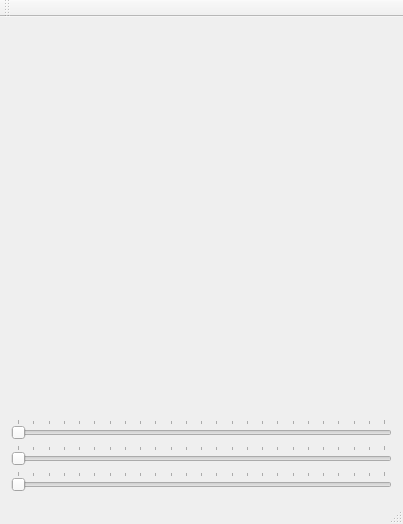
<?xml version="1.0" encoding="UTF-8"?>
<ui version="4.0">
 <class>Window</class>
 <widget class="QMainWindow" name="Window">
  <property name="enabled">
   <bool>true</bool>
  </property>
  <property name="geometry">
   <rect>
    <x>0</x>
    <y>0</y>
    <width>403</width>
    <height>524</height>
   </rect>
  </property>
  <property name="windowTitle">
   <string>Window</string>
  </property>
  <widget class="QWidget" name="centralWidget">
   <layout class="QVBoxLayout" name="verticalLayout_2">
    <item>
     <widget class="MyGLWidget" name="myGLWidget" native="true"/>
    </item>
    <item>
     <layout class="QVBoxLayout" name="verticalLayout">
      <item>
       <widget class="QSlider" name="xRotSilder">
        <property name="maximum">
         <number>360</number>
        </property>
        <property name="singleStep">
         <number>15</number>
        </property>
        <property name="pageStep">
         <number>16</number>
        </property>
        <property name="orientation">
         <enum>Qt::Horizontal</enum>
        </property>
        <property name="tickPosition">
         <enum>QSlider::TicksAbove</enum>
        </property>
        <property name="tickInterval">
         <number>15</number>
        </property>
       </widget>
      </item>
      <item>
       <widget class="QSlider" name="yRotSilder">
        <property name="maximum">
         <number>360</number>
        </property>
        <property name="singleStep">
         <number>16</number>
        </property>
        <property name="pageStep">
         <number>15</number>
        </property>
        <property name="orientation">
         <enum>Qt::Horizontal</enum>
        </property>
        <property name="tickPosition">
         <enum>QSlider::TicksAbove</enum>
        </property>
        <property name="tickInterval">
         <number>15</number>
        </property>
       </widget>
      </item>
      <item>
       <widget class="QSlider" name="zRotSilder">
        <property name="maximum">
         <number>360</number>
        </property>
        <property name="singleStep">
         <number>16</number>
        </property>
        <property name="pageStep">
         <number>15</number>
        </property>
        <property name="orientation">
         <enum>Qt::Horizontal</enum>
        </property>
        <property name="tickPosition">
         <enum>QSlider::TicksAbove</enum>
        </property>
        <property name="tickInterval">
         <number>15</number>
        </property>
       </widget>
      </item>
     </layout>
    </item>
   </layout>
  </widget>
  <widget class="QMenuBar" name="menuBar">
   <property name="geometry">
    <rect>
     <x>0</x>
     <y>0</y>
     <width>403</width>
     <height>21</height>
    </rect>
   </property>
  </widget>
  <widget class="QToolBar" name="mainToolBar">
   <attribute name="toolBarArea">
    <enum>TopToolBarArea</enum>
   </attribute>
   <attribute name="toolBarBreak">
    <bool>false</bool>
   </attribute>
  </widget>
  <widget class="QStatusBar" name="statusBar"/>
 </widget>
 <layoutdefault spacing="6" margin="11"/>
 <customwidgets>
  <customwidget>
   <class>MyGLWidget</class>
   <extends>QWidget</extends>
   <header>myglwidget.h</header>
   <container>1</container>
   <slots>
    <slot>setXRotation(int)</slot>
    <slot>setYRotation(int)</slot>
    <slot>setZRotation(int)</slot>
   </slots>
  </customwidget>
 </customwidgets>
 <resources/>
 <connections>
  <connection>
   <sender>xRotSilder</sender>
   <signal>valueChanged(int)</signal>
   <receiver>myGLWidget</receiver>
   <slot>setXRotation(int)</slot>
   <hints>
    <hint type="sourcelabel">
     <x>86</x>
     <y>313</y>
    </hint>
    <hint type="destinationlabel">
     <x>77</x>
     <y>226</y>
    </hint>
   </hints>
  </connection>
  <connection>
   <sender>yRotSilder</sender>
   <signal>valueChanged(int)</signal>
   <receiver>myGLWidget</receiver>
   <slot>setYRotation(int)</slot>
   <hints>
    <hint type="sourcelabel">
     <x>136</x>
     <y>383</y>
    </hint>
    <hint type="destinationlabel">
     <x>125</x>
     <y>246</y>
    </hint>
   </hints>
  </connection>
  <connection>
   <sender>zRotSilder</sender>
   <signal>valueChanged(int)</signal>
   <receiver>myGLWidget</receiver>
   <slot>setZRotation(int)</slot>
   <hints>
    <hint type="sourcelabel">
     <x>226</x>
     <y>444</y>
    </hint>
    <hint type="destinationlabel">
     <x>221</x>
     <y>235</y>
    </hint>
   </hints>
  </connection>
 </connections>
</ui>
